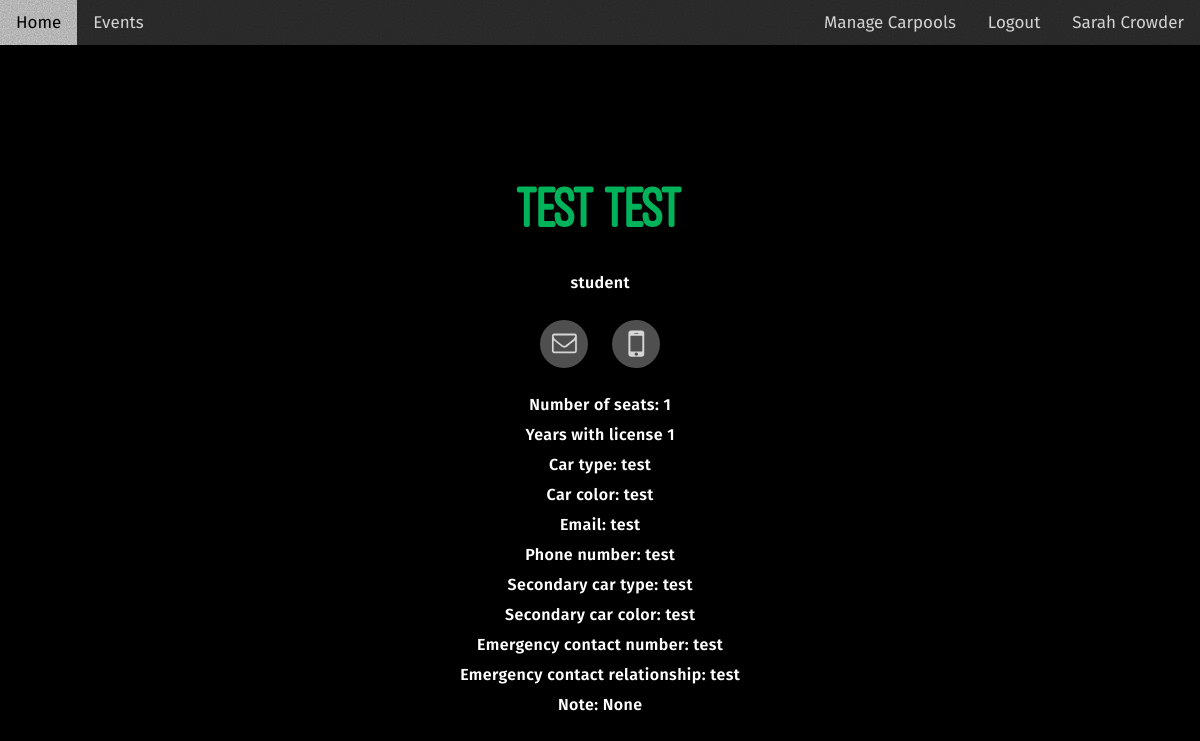
The app's page /driver/test/test (signed in) with its own data.
### carpooling/models.py (models this page shows, shortened)
class User(UserMixin, db.Model):
    __tablename__ = 'users'
    id = db.Column(db.Integer, primary_key=True)
    password = db.Column(db.String, nullable=True)
    first_name = db.Column(db.String, nullable=False)
    last_name = db.Column(db.String, nullable=False)
    driver_id = db.Column(db.Integer, db.ForeignKey('drivers.index'), nullable=True)
    passenger_id = db.Column(db.Integer, db.ForeignKey('passengers.index'), nullable=True)
    driver_profile = db.relationship('Driver', backref=db.backref('user'), lazy=True)
    passenger_profile = db.relationship('Passenger', backref=db.backref('user'), lazy=True)
    team_auth_key = db.Column(db.String, nullable=False, default='0') # a special key sent out by the team to allow access to the site
    is_admin = db.Column(db.Integer, nullable=False, default=0)

class Driver(db.Model):
    __tablename__ = 'drivers'
    index = db.Column(db.Integer, primary_key=True)
    last_name = db.Column(db.String, nullable=False)
    first_name = db.Column(db.String, nullable=False)
    num_seats = db.Column(db.Integer, nullable=False)
    phone_number = db.Column(db.String, nullable=False)
    email_address = db.Column(db.String, nullable=False)
    student_or_parent = db.Column(db.String, nullable=False)
    num_years_with_license = db.Column(db.String)
    car_type_1 = db.Column(db.String, nullable=False)
    car_color_1 = db.Column(db.String, nullable=False)
    car_type_2 = db.Column(db.String)
    car_color_2 = db.Column(db.String)
    emergency_contact_number = db.Column(db.String, nullable=False)
    emergency_contact_relation = db.Column(db.String, nullable=False)
    extra_information = db.Column(db.String)

### carpooling/routes.py (the view)
@app.route('/driver/<lastname>/<firstname>')
@requires_auth_key
def driver_page(lastname, firstname):
    logger.info('driver page')
    try:
        driver = Driver.query.filter_by(last_name=lastname, first_name=firstname).one()
    except:
        logger.info('no driver was found')
        return 'No driver was found.'
    logger.info('driver found')
    driver_info = {'lastname': driver.last_name.capitalize(),
                    'firstname':  driver.first_name.capitalize(),
                    'car_type_1': driver.car_type_1,
                    'car_color_1': driver.car_color_1,
                    'car_type_2': driver.car_type_2,
                    'car_color_2': driver.car_color_2,
                    'number_seats': driver.num_seats,
                    'phone_number': driver.phone_number,
                    'email': driver.email_address,
                    'student_or_parent': driver.student_or_parent,
                    'emergencycontact': driver.emergency_contact_number,
                    'emergencycontactrelation': driver.emergency_contact_relation,
                    'licenseyears': driver.num_years_with_license,
                    'phone_number_string': f'tel:{driver.phone_number}',
                    'email_string': f'mailto:{driver.email_address}',
                    'extra_information': driver.extra_information}
    return render_template('driver_page_template.html', **driver_info, user=current_user)

### carpooling/__init__.py (called while the page is built)
@login_manager.user_loader
def load_user(user_id):
    return User.query.get(int(user_id))

### carpooling/templates/driver_page_template.html (shortened to what this page needs)
<!DOCTYPE html>
<html lang="en">
<head>
    <link href="{{ url_for('static', filename='mechtech_template_files/css.css')}}" rel="stylesheet" type="text/css">
</head>
<body class="is-ready">
    <div class="topnav">
        <a href="{{ url_for('home_page') }}">Home</a>
        <a href="{{ url_for('events_page') }}">Events</a>
        {% if user.is_authenticated %}
        <a class="user-info" href = "{{ url_for('user_profile_page', user_id=user.id) }}">{{ user.first_name.capitalize() }} {{user.last_name.capitalize()}}</a>
        <a class="user-info" onclick="confirm_logout(event)" href="{{ url_for('home_page', logout=True) }}">Logout</a>
<a class="user-info" href="{{url_for('manage_carpools_page')}}">Manage Carpools </a>
        {% else %}
        <a class="user-info" href="{{ url_for('login_page') }}">Login</a>
        <a class="user-info" href="{{url_for('generic_register_page')}}">Register/Update</a>
        <a class="user-info" href="{{url_for('login_help_page')}}">Login Help</a>
        {% endif %}
      </div>
    <div id="wrapper">
        <div id="main">
            <div class="inner">
                <h1 id="text02" class="style1" style="opacity: 1; transform: none;">{{ firstname }} {{ lastname }}</h1>
                <p id="text07" class="style2" style="opacity: 1; transform: none;">{{ student_or_parent }}</p>
                <ul id="icons01" class="style1 icons">
                    <li style="opacity: 1; transform: none;">
                        <a class="n01" href= {{ email_string }}>
                            <svg>
                                <use xlink:href="#icon-901"></use>
                            </svg>
                        </a>
                    </li>
                    <li style="opacity: 1; transform: none;">
                        <a class="n02" href={{phone_number_string}}>
                            <svg>
                                <use xlink:href="#icon-90c"></use>
                            </svg>
                        </a>
                    </li>
                </ul>
                <p id="text01" class="style2" style="opacity: 1; transform: none;">
                    <span class="p">
                        Number of seats: {{ number_seats }}
                        <br>
                        Years with license {{licenseyears}}
                        <br>
                         Car type: {{ car_type_1 }}
                        <br>
                         Car color: {{ car_color_1}}
                        <br>
                         Email: {{ email }}
                        <br>
                         Phone number: {{ phone_number }}
                        <br>
                         Secondary car type: {{ car_type_2}}
                        <br>
                         Secondary car color: {{car_color_2}}
                        <br>
                         Emergency contact number: {{emergencycontact}}
                        <br>
                         Emergency contact relationship: {{emergencycontactrelation}}
                        <br>
                         Note: {{extra_information}}
                    </span>
                </p>
            </div>
        </div>
    </div>
</body>
</html>

### records on screen
User: first_name "Sarah", last_name "Crowder"
Driver: student_or_parent "student", car_type_1 "test", car_color_1 "test", email_address "test", phone_number "test", car_type_2 "test", car_color_2 "test", emergency_contact_number "test", emergency_contact_relation "test"

### other values on screen
{{ firstname }} "Test"
{{ lastname }} "Test"
{{ number_seats }} "1"
{{ licenseyears }} "1"
{{ extra_information }} "None"
